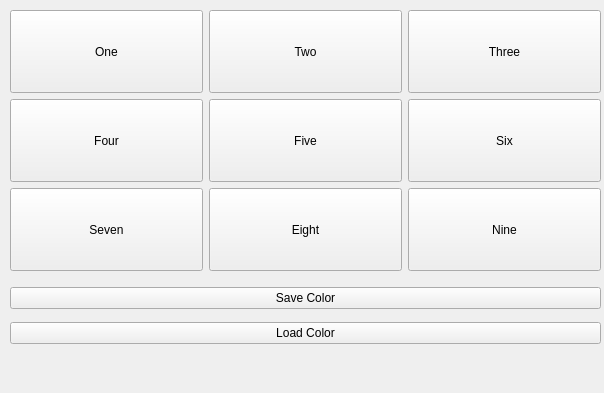
<?xml version="1.0" encoding="UTF-8"?>
<ui version="4.0">
 <class>Widget</class>
 <widget class="QWidget" name="Widget">
  <property name="geometry">
   <rect>
    <x>0</x>
    <y>0</y>
    <width>604</width>
    <height>393</height>
   </rect>
  </property>
  <property name="windowTitle">
   <string>Widget</string>
  </property>
  <widget class="QWidget" name="">
   <property name="geometry">
    <rect>
     <x>10</x>
     <y>10</y>
     <width>591</width>
     <height>261</height>
    </rect>
   </property>
   <layout class="QGridLayout" name="gridLayout">
    <item row="0" column="0">
     <widget class="QPushButton" name="Button_1">
      <property name="sizePolicy">
       <sizepolicy hsizetype="Minimum" vsizetype="Expanding">
        <horstretch>0</horstretch>
        <verstretch>0</verstretch>
       </sizepolicy>
      </property>
      <property name="text">
       <string>One</string>
      </property>
     </widget>
    </item>
    <item row="0" column="1">
     <widget class="QPushButton" name="Button_2">
      <property name="sizePolicy">
       <sizepolicy hsizetype="Minimum" vsizetype="Expanding">
        <horstretch>0</horstretch>
        <verstretch>0</verstretch>
       </sizepolicy>
      </property>
      <property name="text">
       <string>Two</string>
      </property>
     </widget>
    </item>
    <item row="0" column="2">
     <widget class="QPushButton" name="Button_3">
      <property name="sizePolicy">
       <sizepolicy hsizetype="Minimum" vsizetype="Expanding">
        <horstretch>0</horstretch>
        <verstretch>0</verstretch>
       </sizepolicy>
      </property>
      <property name="text">
       <string>Three</string>
      </property>
     </widget>
    </item>
    <item row="1" column="1">
     <widget class="QPushButton" name="Button_5">
      <property name="sizePolicy">
       <sizepolicy hsizetype="Minimum" vsizetype="Expanding">
        <horstretch>0</horstretch>
        <verstretch>0</verstretch>
       </sizepolicy>
      </property>
      <property name="text">
       <string>Five</string>
      </property>
     </widget>
    </item>
    <item row="1" column="2">
     <widget class="QPushButton" name="Button_6">
      <property name="sizePolicy">
       <sizepolicy hsizetype="Minimum" vsizetype="Expanding">
        <horstretch>0</horstretch>
        <verstretch>0</verstretch>
       </sizepolicy>
      </property>
      <property name="text">
       <string>Six</string>
      </property>
     </widget>
    </item>
    <item row="2" column="0">
     <widget class="QPushButton" name="Button_7">
      <property name="sizePolicy">
       <sizepolicy hsizetype="Minimum" vsizetype="Expanding">
        <horstretch>0</horstretch>
        <verstretch>0</verstretch>
       </sizepolicy>
      </property>
      <property name="text">
       <string>Seven</string>
      </property>
     </widget>
    </item>
    <item row="2" column="1">
     <widget class="QPushButton" name="Button_8">
      <property name="sizePolicy">
       <sizepolicy hsizetype="Minimum" vsizetype="Expanding">
        <horstretch>0</horstretch>
        <verstretch>0</verstretch>
       </sizepolicy>
      </property>
      <property name="text">
       <string>Eight</string>
      </property>
     </widget>
    </item>
    <item row="2" column="2">
     <widget class="QPushButton" name="Button_9">
      <property name="sizePolicy">
       <sizepolicy hsizetype="Minimum" vsizetype="Expanding">
        <horstretch>0</horstretch>
        <verstretch>0</verstretch>
       </sizepolicy>
      </property>
      <property name="text">
       <string>Nine</string>
      </property>
     </widget>
    </item>
    <item row="1" column="0">
     <widget class="QPushButton" name="Button_4">
      <property name="sizePolicy">
       <sizepolicy hsizetype="Minimum" vsizetype="Expanding">
        <horstretch>0</horstretch>
        <verstretch>0</verstretch>
       </sizepolicy>
      </property>
      <property name="text">
       <string>Four</string>
      </property>
     </widget>
    </item>
   </layout>
  </widget>
  <widget class="QWidget" name="">
   <property name="geometry">
    <rect>
     <x>10</x>
     <y>280</y>
     <width>591</width>
     <height>71</height>
    </rect>
   </property>
   <layout class="QVBoxLayout" name="verticalLayout">
    <item>
     <widget class="QPushButton" name="SaveColor">
      <property name="text">
       <string>Save Color</string>
      </property>
     </widget>
    </item>
    <item>
     <widget class="QPushButton" name="LoadColor">
      <property name="text">
       <string>Load Color</string>
      </property>
     </widget>
    </item>
   </layout>
  </widget>
 </widget>
 <resources/>
 <connections/>
</ui>
